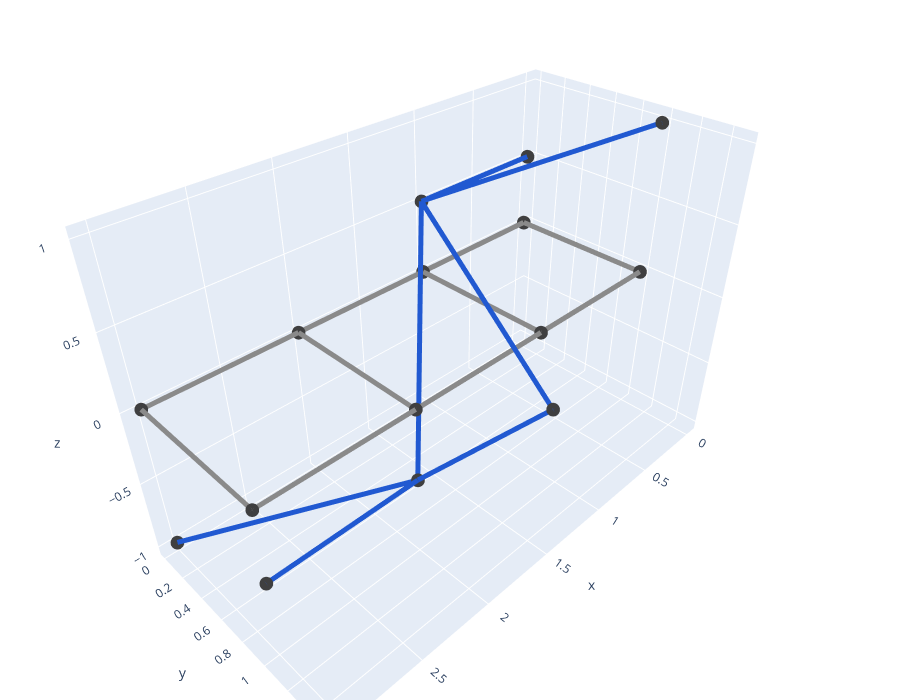

The code cell stored with this chart in its notebook:
### Code cell
# visualization
pos1 = extract_positions(graph_sets[0])
pos2 = extract_positions(graph_sets[1])

# ---- Create traces ----
trace_edges_G1 = edge_trace_3d(graph_sets[0], pos1, '#8a8a8a', 10)
trace_nodes_G1 = node_trace_3d(graph_sets[0], pos1, '#3f3f40', 8)

trace_edges_G2 = edge_trace_3d(graph_sets[1], pos2, '#2159d1', 10)
trace_nodes_G2 = node_trace_3d(graph_sets[1], pos2, '#3f3f40', 8)

# ---- Combine and plot ----
fig = go.Figure(data=[
    trace_edges_G1, trace_nodes_G1,
    trace_edges_G2, trace_nodes_G2
])

fig.update_layout(
    # title="3D Graph Visualization: G1_3D and G3",
    scene=dict(
        xaxis=dict(title='x'),
        yaxis=dict(title='y'),
        zaxis=dict(title='z'),
    ),
    showlegend=False,
    margin=dict(l=0, r=0, b=0, t=0),
    height=700
)
# fig.update_layout(scene_camera=camera)

fig.show()

### Figure 1 — Plotly figure (JSON) as saved in the notebook; plotly's stock layout.template omitted (floating-point values rounded to 4 significant figures)
{"data": [{"hoverinfo": "none", "line": {"color": "#8a8a8a", "width": 10}, "mode": "lines", "name": "Edges", "type": "scatter3d", "x": [0, 1, null, 0, 0, null, 0, 1, null, 1, 2, null, 1, 1, null, 1, 2, null, 2, 3, null, 2, 2, null, 2, 3, null, 3, 3, null], "y": [0, 0, null, 0, 1, null, 1, 1, null, 0, 0, null, 0, 1, null, 1, 1, null, 0, 0, null, 0, 1, null, 1, 1, null, 0, 1, null], "z": [0, 0, null, 0, 0, null, 0, 0, null, 0, 0, null, 0, 0, null, 0, 0, null, 0, 0, null, 0, 0, null, 0, 0, null, 0, 0, null]}, {"hoverinfo": "text", "marker": {"color": "#3f3f40", "size": 8}, "mode": "markers", "name": "Nodes", "text": ["0", "1", "2", "3", "4", "5", "6", "7"], "textfont": {"color": "black", "size": 12}, "textposition": "top center", "type": "scatter3d", "x": [0, 0, 1, 1, 2, 2, 3, 3], "y": [0, 1, 0, 1, 0, 1, 0, 1], "z": [0, 0, 0, 0, 0, 0, 0, 0]}, {"hoverinfo": "none", "line": {"color": "#2159d1", "width": 10}, "mode": "lines", "name": "Edges", "type": "scatter3d", "x": [1, 2, null, 1, 0, null, 1, 0, null, 1, 1.5, null, 2, 3, null, 2, 3, null, 2, 1.5, null], "y": [0, 1, null, 0, 0, null, 0, 1, null, 0, 1.5, null, 1, 1, null, 1, 0, null, 1, 1.5, null], "z": [0.5, -0.5, null, 0.5, 0.5, null, 0.5, 1, null, 0.5, 0, null, -0.5, -0.5, null, -0.5, -1, null, -0.5, 0, null]}, {"hoverinfo": "text", "marker": {"color": "#3f3f40", "size": 8}, "mode": "markers", "name": "Nodes", "text": ["0", "2", "3", "1", "4", "5", "6"], "textfont": {"color": "black", "size": 12}, "textposition": "top center", "type": "scatter3d", "x": [1, 0, 0, 2, 3, 3, 1.5], "y": [0, 0, 1, 1, 1, 0, 1.5], "z": [0.5, 0.5, 1, -0.5, -0.5, -1, 0]}], "layout": {"height": 700, "margin": {"b": 0, "l": 0, "r": 0, "t": 0}, "scene": {"xaxis": {"title": {"text": "x"}}, "yaxis": {"title": {"text": "y"}}, "zaxis": {"title": {"text": "z"}}}, "showlegend": false}}
